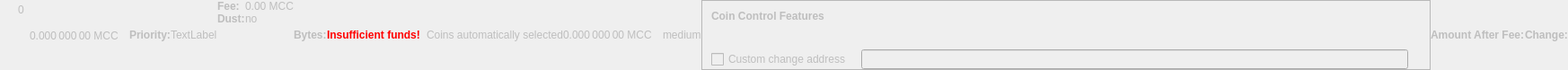
    <widget class="QWidget" name="dummyHideWidget" native="true">
     <property name="enabled">
      <bool>false</bool>
     </property>
     <property name="maximumSize">
      <size>
       <width>100</width>
       <height>22</height>
      </size>
     </property>
     <layout class="QHBoxLayout" name="dummyHideLayout">
      <property name="spacing">
       <number>0</number>
      </property>
      <property name="leftMargin">
       <number>0</number>
      </property>
      <property name="topMargin">
       <number>0</number>
      </property>
      <property name="rightMargin">
       <number>0</number>
      </property>
      <property name="bottomMargin">
       <number>0</number>
      </property>
      <item>
       <layout class="QFormLayout" name="formLayoutCoinControl1">
        <property name="horizontalSpacing">
         <number>10</number>
        </property>
        <property name="verticalSpacing">
         <number>14</number>
        </property>
        <property name="leftMargin">
         <number>10</number>
        </property>
        <property name="topMargin">
         <number>4</number>
        </property>
        <property name="rightMargin">
         <number>6</number>
        </property>
        <item row="0" column="1">
         <widget class="QLabel" name="labelCoinControlBytes">
          <property name="cursor">
           <cursorShape>IBeamCursor</cursorShape>
          </property>
          <property name="contextMenuPolicy">
           <enum>Qt::ActionsContextMenu</enum>
          </property>
          <property name="text">
           <string notr="true">0</string>
          </property>
          <property name="textInteractionFlags">
           <set>Qt::LinksAccessibleByMouse|Qt::TextSelectableByKeyboard|Qt::TextSelectableByMouse</set>
          </property>
         </widget>
        </item>
       </layout>
      </item>
      <item>
       <widget class="QLabel" name="labelCoinControlAfterFee">
        <property name="enabled">
         <bool>false</bool>
        </property>
        <property name="sizePolicy">
         <sizepolicy hsizetype="Fixed" vsizetype="Fixed">
          <horstretch>0</horstretch>
          <verstretch>0</verstretch>
         </sizepolicy>
        </property>
        <property name="minimumSize">
         <size>
          <width>111</width>
          <height>12</height>
         </size>
        </property>
        <property name="maximumSize">
         <size>
          <width>111</width>
          <height>12</height>
         </size>
        </property>
        <property name="cursor">
         <cursorShape>IBeamCursor</cursorShape>
        </property>
        <property name="contextMenuPolicy">
         <enum>Qt::ActionsContextMenu</enum>
        </property>
        <property name="text">
         <string notr="true">0.000 000 00 MCC</string>
        </property>
        <property name="textInteractionFlags">
         <set>Qt::LinksAccessibleByMouse|Qt::TextSelectableByKeyboard|Qt::TextSelectableByMouse</set>
        </property>
       </widget>
      </item>
      <item>
       <widget class="QLabel" name="labelCoinControlPriorityText">
        <property name="enabled">
         <bool>false</bool>
        </property>
        <property name="font">
         <font>
          <weight>75</weight>
          <bold>true</bold>
         </font>
        </property>
        <property name="text">
         <string>Priority:</string>
        </property>
       </widget>
      </item>
      <item>
       <layout class="QHBoxLayout" name="horizontalLayout">
        <item>
         <widget class="QLabel" name="WarningLabel">
          <property name="text">
           <string>TextLabel</string>
          </property>
         </widget>
        </item>
       </layout>
      </item>
      <item>
       <layout class="QFormLayout" name="formLayoutCoinControl3">
        <property name="horizontalSpacing">
         <number>0</number>
        </property>
        <property name="verticalSpacing">
         <number>0</number>
        </property>
        <property name="leftMargin">
         <number>0</number>
        </property>
        <property name="topMargin">
         <number>0</number>
        </property>
        <property name="rightMargin">
         <number>0</number>
        </property>
        <item row="0" column="0">
         <widget class="QLabel" name="labelCoinControlFeeText">
          <property name="enabled">
           <bool>false</bool>
          </property>
          <property name="font">
           <font>
            <weight>75</weight>
            <bold>true</bold>
           </font>
          </property>
          <property name="text">
           <string>Fee:</string>
          </property>
          <property name="margin">
           <number>0</number>
          </property>
         </widget>
        </item>
        <item row="0" column="1">
         <widget class="QLabel" name="labelCoinControlFee">
          <property name="enabled">
           <bool>false</bool>
          </property>
          <property name="cursor">
           <cursorShape>IBeamCursor</cursorShape>
          </property>
          <property name="contextMenuPolicy">
           <enum>Qt::ActionsContextMenu</enum>
          </property>
          <property name="text">
           <string notr="true">0.00 MCC</string>
          </property>
          <property name="textInteractionFlags">
           <set>Qt::LinksAccessibleByMouse|Qt::TextSelectableByKeyboard|Qt::TextSelectableByMouse</set>
          </property>
         </widget>
        </item>
        <item row="1" column="0">
         <widget class="QLabel" name="labelCoinControlLowOutputText">
          <property name="enabled">
           <bool>false</bool>
          </property>
          <property name="font">
           <font>
            <weight>75</weight>
            <bold>true</bold>
           </font>
          </property>
          <property name="text">
           <string>Dust:</string>
          </property>
         </widget>
        </item>
        <item row="1" column="1">
         <widget class="QLabel" name="labelCoinControlLowOutput">
          <property name="enabled">
           <bool>false</bool>
          </property>
          <property name="cursor">
           <cursorShape>IBeamCursor</cursorShape>
          </property>
          <property name="contextMenuPolicy">
           <enum>Qt::ActionsContextMenu</enum>
          </property>
          <property name="text">
           <string>no</string>
          </property>
          <property name="textInteractionFlags">
           <set>Qt::LinksAccessibleByMouse|Qt::TextSelectableByKeyboard|Qt::TextSelectableByMouse</set>
          </property>
         </widget>
        </item>
       </layout>
      </item>
      <item>
       <widget class="QLabel" name="labelCoinControlBytesText">
        <property name="enabled">
         <bool>false</bool>
        </property>
        <property name="font">
         <font>
          <weight>75</weight>
          <bold>true</bold>
         </font>
        </property>
        <property name="text">
         <string>Bytes:</string>
        </property>
       </widget>
      </item>
      <item>
       <layout class="QFormLayout" name="formLayoutCoinControl2">
        <property name="horizontalSpacing">
         <number>0</number>
        </property>
        <property name="verticalSpacing">
         <number>0</number>
        </property>
        <property name="leftMargin">
         <number>0</number>
        </property>
        <property name="topMargin">
         <number>0</number>
        </property>
        <property name="rightMargin">
         <number>0</number>
        </property>
       </layout>
      </item>
      <item>
       <layout class="QHBoxLayout" name="horizontalLayoutCoinControl2">
        <property name="spacing">
         <number>0</number>
        </property>
        <property name="bottomMargin">
         <number>0</number>
        </property>
       </layout>
      </item>
      <item>
       <widget class="QLabel" name="labelCoinControlInsuffFunds">
        <property name="enabled">
         <bool>false</bool>
        </property>
        <property name="minimumSize">
         <size>
          <width>0</width>
          <height>0</height>
         </size>
        </property>
        <property name="font">
         <font>
          <weight>75</weight>
          <bold>true</bold>
         </font>
        </property>
        <property name="styleSheet">
         <string notr="true">color:red;font-weight:bold;</string>
        </property>
        <property name="text">
         <string>Insufficient funds!</string>
        </property>
        <property name="margin">
         <number>5</number>
        </property>
       </widget>
      </item>
      <item>
       <layout class="QFormLayout" name="formLayoutCoinControl4">
        <property name="horizontalSpacing">
         <number>0</number>
        </property>
        <property name="verticalSpacing">
         <number>0</number>
        </property>
        <property name="leftMargin">
         <number>0</number>
        </property>
        <property name="topMargin">
         <number>0</number>
        </property>
        <property name="rightMargin">
         <number>0</number>
        </property>
       </layout>
      </item>
      <item>
       <widget class="QLabel" name="labelCoinControlChangeLabel">
        <property name="enabled">
         <bool>false</bool>
        </property>
        <property name="sizePolicy">
         <sizepolicy hsizetype="Preferred" vsizetype="Expanding">
          <horstretch>0</horstretch>
          <verstretch>0</verstretch>
         </sizepolicy>
        </property>
        <property name="minimumSize">
         <size>
          <width>0</width>
          <height>0</height>
         </size>
        </property>
        <property name="text">
         <string/>
        </property>
        <property name="margin">
         <number>3</number>
        </property>
       </widget>
      </item>
      <item>
       <widget class="QLabel" name="labelCoinControlAutomaticallySelected">
        <property name="enabled">
         <bool>false</bool>
        </property>
        <property name="sizePolicy">
         <sizepolicy hsizetype="Fixed" vsizetype="Fixed">
          <horstretch>0</horstretch>
          <verstretch>0</verstretch>
         </sizepolicy>
        </property>
        <property name="minimumSize">
         <size>
          <width>0</width>
          <height>0</height>
         </size>
        </property>
        <property name="maximumSize">
         <size>
          <width>240</width>
          <height>16777215</height>
         </size>
        </property>
        <property name="text">
         <string>Coins automatically selected</string>
        </property>
        <property name="margin">
         <number>5</number>
        </property>
       </widget>
      </item>
      <item>
       <widget class="QLabel" name="labelCoinControlChange">
        <property name="enabled">
         <bool>false</bool>
        </property>
        <property name="sizePolicy">
         <sizepolicy hsizetype="Fixed" vsizetype="Fixed">
          <horstretch>0</horstretch>
          <verstretch>0</verstretch>
         </sizepolicy>
        </property>
        <property name="minimumSize">
         <size>
          <width>111</width>
          <height>0</height>
         </size>
        </property>
        <property name="maximumSize">
         <size>
          <width>111</width>
          <height>16777215</height>
         </size>
        </property>
        <property name="cursor">
         <cursorShape>IBeamCursor</cursorShape>
        </property>
        <property name="contextMenuPolicy">
         <enum>Qt::ActionsContextMenu</enum>
        </property>
        <property name="text">
         <string notr="true">0.000 000 00 MCC</string>
        </property>
        <property name="textInteractionFlags">
         <set>Qt::LinksAccessibleByMouse|Qt::TextSelectableByKeyboard|Qt::TextSelectableByMouse</set>
        </property>
       </widget>
      </item>
      <item>
       <widget class="QLabel" name="labelCoinControlPriority">
        <property name="enabled">
         <bool>false</bool>
        </property>
        <property name="cursor">
         <cursorShape>IBeamCursor</cursorShape>
        </property>
        <property name="contextMenuPolicy">
         <enum>Qt::ActionsContextMenu</enum>
        </property>
        <property name="text">
         <string>medium</string>
        </property>
        <property name="textInteractionFlags">
         <set>Qt::LinksAccessibleByMouse|Qt::TextSelectableByKeyboard|Qt::TextSelectableByMouse</set>
        </property>
       </widget>
      </item>
      <item>
       <widget class="QFrame" name="frameCoinControl">
        <property name="sizePolicy">
         <sizepolicy hsizetype="Expanding" vsizetype="Expanding">
          <horstretch>0</horstretch>
          <verstretch>0</verstretch>
         </sizepolicy>
        </property>
        <property name="maximumSize">
         <size>
          <width>16777215</width>
          <height>16777215</height>
         </size>
        </property>
        <property name="frameShape">
         <enum>QFrame::StyledPanel</enum>
        </property>
        <property name="frameShadow">
         <enum>QFrame::Sunken</enum>
        </property>
        <layout class="QVBoxLayout" name="verticalLayoutCoinControl2_2">
         <property name="spacing">
          <number>0</number>
         </property>
         <property name="leftMargin">
          <number>0</number>
         </property>
         <property name="topMargin">
          <number>0</number>
         </property>
         <property name="rightMargin">
          <number>0</number>
         </property>
         <property name="bottomMargin">
          <number>0</number>
         </property>
         <item>
          <layout class="QVBoxLayout" name="verticalLayoutCoinControl" stretch="0,0,0,1">
           <property name="spacing">
            <number>0</number>
           </property>
           <property name="leftMargin">
            <number>10</number>
           </property>
           <property name="topMargin">
            <number>10</number>
           </property>
           <item>
            <layout class="QHBoxLayout" name="horizontalLayoutCoinControl1">
             <property name="bottomMargin">
              <number>15</number>
             </property>
             <item>
              <widget class="QLabel" name="labelCoinControlFeatures">
               <property name="enabled">
                <bool>false</bool>
               </property>
               <property name="sizePolicy">
                <sizepolicy hsizetype="Preferred" vsizetype="Maximum">
                 <horstretch>0</horstretch>
                 <verstretch>0</verstretch>
                </sizepolicy>
               </property>
               <property name="font">
                <font>
                 <weight>75</weight>
                 <bold>true</bold>
                </font>
               </property>
               <property name="styleSheet">
                <string notr="true">font-weight:bold;</string>
               </property>
               <property name="text">
                <string>Coin Control Features</string>
               </property>
              </widget>
             </item>
            </layout>
           </item>
           <item>
            <widget class="QWidget" name="widgetCoinControl" native="true">
             <property name="sizePolicy">
              <sizepolicy hsizetype="Preferred" vsizetype="Preferred">
               <horstretch>0</horstretch>
               <verstretch>0</verstretch>
              </sizepolicy>
             </property>
             <property name="minimumSize">
              <size>
               <width>0</width>
               <height>0</height>
              </size>
             </property>
             <property name="styleSheet">
              <string notr="true"/>
             </property>
             <layout class="QHBoxLayout" name="horizontalLayoutCoinControl5_2">
              <property name="leftMargin">
               <number>0</number>
              </property>
              <property name="topMargin">
               <number>0</number>
              </property>
              <property name="rightMargin">
               <number>0</number>
              </property>
              <property name="bottomMargin">
               <number>0</number>
              </property>
              <item>
               <layout class="QHBoxLayout" name="horizontalLayoutCoinControl3">
                <property name="spacing">
                 <number>20</number>
                </property>
                <property name="topMargin">
                 <number>0</number>
                </property>
                <property name="bottomMargin">
                 <number>10</number>
                </property>
               </layout>
              </item>
             </layout>
            </widget>
           </item>
           <item>
            <layout class="QHBoxLayout" name="horizontalLayoutCoinControl4" stretch="0,0,0">
             <property name="spacing">
              <number>12</number>
             </property>
             <property name="sizeConstraint">
              <enum>QLayout::SetDefaultConstraint</enum>
             </property>
             <property name="topMargin">
              <number>5</number>
             </property>
             <property name="rightMargin">
              <number>5</number>
             </property>
             <item>
              <widget class="QCheckBox" name="checkBoxCoinControlChange">
               <property name="enabled">
                <bool>false</bool>
               </property>
               <property name="toolTip">
                <string>If this is activated, but the change address is empty or invalid, change will be sent to a newly generated address.</string>
               </property>
               <property name="text">
                <string>Custom change address</string>
               </property>
              </widget>
             </item>
             <item>
              <widget class="QValidatedLineEdit" name="lineEditCoinControlChange">
               <property name="enabled">
                <bool>false</bool>
               </property>
               <property name="sizePolicy">
                <sizepolicy hsizetype="Expanding" vsizetype="Fixed">
                 <horstretch>0</horstretch>
                 <verstretch>0</verstretch>
                </sizepolicy>
               </property>
              </widget>
             </item>
             <item>
              <widget class="QLabel" name="labelCoinControlChangeLabel_2">
               <property name="sizePolicy">
                <sizepolicy hsizetype="Preferred" vsizetype="Expanding">
                 <horstretch>0</horstretch>
                 <verstretch>0</verstretch>
                </sizepolicy>
               </property>
               <property name="minimumSize">
                <size>
                 <width>0</width>
                 <height>0</height>
                </size>
               </property>
               <property name="text">
                <string/>
               </property>
               <property name="margin">
                <number>3</number>
               </property>
              </widget>
             </item>
            </layout>
           </item>
           <item>
            <spacer name="verticalSpacerCoinControl">
             <property name="orientation">
              <enum>Qt::Vertical</enum>
             </property>
             <property name="sizeHint" stdset="0">
              <size>
               <width>800</width>
               <height>1</height>
              </size>
             </property>
            </spacer>
           </item>
          </layout>
         </item>
        </layout>
       </widget>
      </item>
      <item>
       <widget class="QLabel" name="labelCoinControlAfterFeeText">
        <property name="enabled">
         <bool>false</bool>
        </property>
        <property name="minimumSize">
         <size>
          <width>0</width>
          <height>0</height>
         </size>
        </property>
        <property name="maximumSize">
         <size>
          <width>16777215</width>
          <height>16777215</height>
         </size>
        </property>
        <property name="font">
         <font>
          <weight>75</weight>
          <bold>true</bold>
         </font>
        </property>
        <property name="text">
         <string>Amount After Fee:</string>
        </property>
        <property name="alignment">
         <set>Qt::AlignLeading|Qt::AlignLeft|Qt::AlignVCenter</set>
        </property>
        <property name="margin">
         <number>0</number>
        </property>
       </widget>
      </item>
      <item>
       <widget class="QLabel" name="labelCoinControlChangeText">
        <property name="enabled">
         <bool>false</bool>
        </property>
        <property name="sizePolicy">
         <sizepolicy hsizetype="Preferred" vsizetype="Preferred">
          <horstretch>0</horstretch>
          <verstretch>0</verstretch>
         </sizepolicy>
        </property>
        <property name="minimumSize">
         <size>
          <width>0</width>
          <height>0</height>
         </size>
        </property>
        <property name="maximumSize">
         <size>
          <width>16777215</width>
          <height>16777215</height>
         </size>
        </property>
        <property name="font">
         <font>
          <weight>75</weight>
          <bold>true</bold>
         </font>
        </property>
        <property name="text">
         <string>Change:</string>
        </property>
        <property name="alignment">
         <set>Qt::AlignLeading|Qt::AlignLeft|Qt::AlignVCenter</set>
        </property>
       </widget>
      </item>
     </layout>
    </widget>
